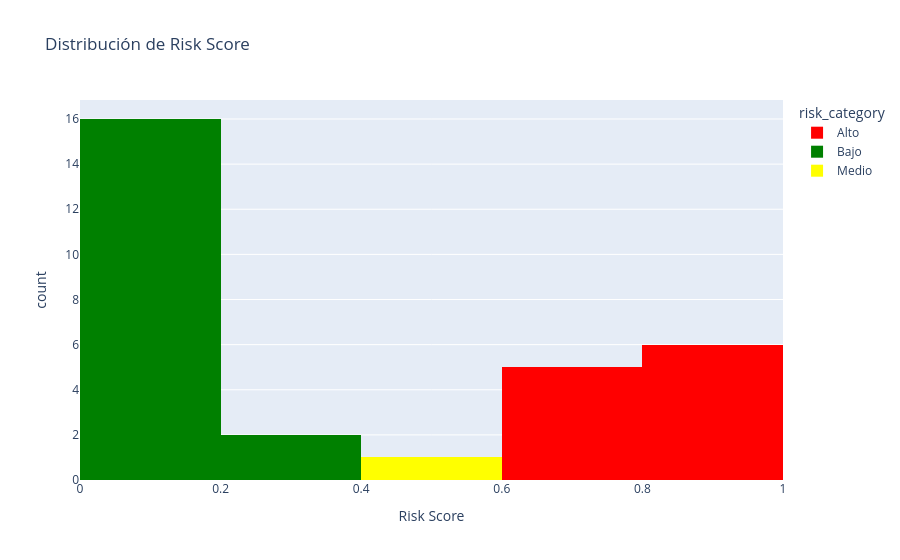

Write notebook code for a chart like this one.
### Markdown cell above
## 1️⃣1️⃣ Generar Predicciones y Scoring - Aplicar Modelo en Producción

### 🎯 ¿Qué es Risk Scoring?

**Objetivo**: Asignar a CADA proveedor un score de 0-100 que represente su nivel de riesgo.

```
Risk Score = Probabilidad de Alto Riesgo × 100

Interpretación:
  0-20:   🟢 Verde - Bajo Riesgo (confiable)
  20-50:  🟡 Amarillo - Riesgo Medio (monitorear)
  50-100: 🔴 Rojo - Alto Riesgo (acciones inmediatas)
```

### 💡 Caso de Uso: Decisiones Operacionales

**LOC-001** → Risk Score 15% (BAJO)
```
Acción:
  ✅ Usar en órdenes críticas
  ✅ Aumentar volumen (relación confiable)
  ✅ Términos contractuales favorables (garantía de suministro)
  ✅ Menos auditorías (confianza alta)
```

**LOC-021** → Risk Score 85% (ALTO)
```
Acción:
  ❌ NO usar para órdenes críticas
  ⚠️  Auditoría operacional inmediata
  ⚠️  Redefinir contrato con penalizaciones por incumplimiento
  ⚠️  Buscar proveedores alternativos
  ⚠️  Aumentar stock buffer (impredecible)
```

**LOC-012** → Risk Score 45% (MEDIO)
```
Acción:
  🟡 Usar pero con protecciones
  🟡 Monitorear métricas semanalmente
  🟡 Definir plan de mejora (meta: reducir a 30%)
  🟡 Tener alternativa lista si baja más
```

### 📊 Scoring en Producción: Pipeline Automatizado

```
Actualización Diaria:
  ┌─────────────────────────────────────────────────────────┐
  │ 1. Cargar nuevas órdenes y eventos de transporte del día │
  │ 2. Recalcular features (on_time_rate, delay_rate, etc)  │
  │ 3. Usar modelo entrenado para predecir risk_score       │
  │ 4. Compara con score anterior:                          │
  │    ✅ Si mejora → Validar cambios positivos            │
  │    ⚠️ Si empeora → Trigger alerta, notificar sourcing  │
  │ 5. Exportar a dashboard/ERP para decisiones            │
  └─────────────────────────────────────────────────────────┘
```

**Beneficio**: Decisiones de sourcing automáticamente guiadas por ML

### 🔍 Top Suppliers: Identificar Acciones Prioritarias

**Salida esperada**:
```
Ranking de MÁXIMO RIESGO:

1. LOC-021: Risk Score 93.9% 🔴
   - on_time_rate: 20% (CRÍTICO)
   - delay_rate: 40% (CRÍTICO)
   - cv_lead_time: 0.416 (ALTO)
   → Auditoría inmediata recomendada

2. LOC-012: Risk Score 85.4% 🔴
   - on_time_rate: 30% (BAJO)
   - delay_rate: 42% (CRÍTICO)
   - cv_lead_time: 0.412 (ALTO)
   → Plan de mejora urgente

...

Análisis:
  • 3 proveedores con risk > 80% (máxima prioridad)
  • 5 proveedores con risk 50-80% (monitorear)
  • 22 proveedores con risk < 50% (bajo riesgo)
```

### Code cell
# Generar scoring para TODOS los locations
X_all = df_features[feature_cols].fillna(0)
risk_scores = rf_model.predict_proba(X_all)[:, 1]
risk_predictions = rf_model.predict(X_all)

# Agregar a dataframe
df_features['risk_score'] = risk_scores
df_features['predicted_risk'] = risk_predictions
df_features['risk_category'] = pd.cut(
    risk_scores,
    bins=[0, 0.3, 0.6, 1.0],
    labels=['Bajo', 'Medio', 'Alto']
)

# Top 10 locations de mayor riesgo
print("🚨 Top 10 Locations de MAYOR RIESGO:")
top_risk = df_features.nlargest(10, 'risk_score')[[
    'location_id', 'risk_score', 'risk_category', 'delay_rate', 'defect_rate', 'cv_lead_time'
]]
display(top_risk)

# Distribución de scoring
fig = px.histogram(
    df_features,
    x='risk_score',
    color='risk_category',
    title="Distribución de Risk Score",
    labels={'risk_score': 'Risk Score', 'count': 'Frecuencia'},
    color_discrete_map={'Bajo': 'green', 'Medio': 'yellow', 'Alto': 'red'}
)
fig.show()

### Figure 1 — Plotly figure (JSON) as saved in the notebook; plotly's stock layout.template omitted (floating-point values rounded to 4 significant figures)
{"data": [{"bingroup": "x", "hovertemplate": "risk_category=Alto<br>Risk Score=%{x}<br>count=%{y}<extra></extra>", "legendgroup": "Alto", "marker": {"color": "red", "pattern": {"shape": ""}}, "name": "Alto", "orientation": "v", "showlegend": true, "type": "histogram", "x": [0.8494, 0.686, 0.7565, 0.8174, 0.939, 0.735, 0.6983, 0.8537, 0.824, 0.6669, 0.8257], "xaxis": "x", "yaxis": "y"}, {"bingroup": "x", "hovertemplate": "risk_category=Bajo<br>Risk Score=%{x}<br>count=%{y}<extra></extra>", "legendgroup": "Bajo", "marker": {"color": "green", "pattern": {"shape": ""}}, "name": "Bajo", "orientation": "v", "showlegend": true, "type": "histogram", "x": [0.005, 0.03024, 0.02757, 0.02857, 0.08083, 0.1439, 0.0065, 0.1003, 0.025, 0.2247, 0.2571, 0.01583, 0.02667, 0.114, 0.06417, 0.1154, 0.06117, 0.1097], "xaxis": "x", "yaxis": "y"}, {"bingroup": "x", "hovertemplate": "risk_category=Medio<br>Risk Score=%{x}<br>count=%{y}<extra></extra>", "legendgroup": "Medio", "marker": {"color": "yellow", "pattern": {"shape": ""}}, "name": "Medio", "orientation": "v", "showlegend": true, "type": "histogram", "x": [0.4292], "xaxis": "x", "yaxis": "y"}], "layout": {"barmode": "relative", "legend": {"title": {"text": "risk_category"}, "tracegroupgap": 0}, "title": {"text": "Distribución de Risk Score"}, "xaxis": {"anchor": "y", "domain": [0, 1], "title": {"text": "Risk Score"}}, "yaxis": {"anchor": "x", "domain": [0, 1], "title": {"text": "count"}}}}
